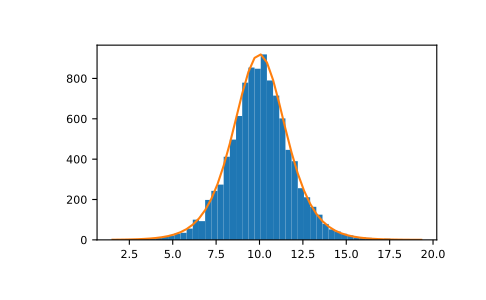

The script that drew this image:
# Draw samples from the distribution:

loc, scale = 10, 1
s = np.random.default_rng().logistic(loc, scale, 10000)
import matplotlib.pyplot as plt
count, bins, ignored = plt.hist(s, bins=50)

# #   plot against distribution

def logist(x, loc, scale):
    return np.exp((loc-x)/scale)/(scale*(1+np.exp((loc-x)/scale))**2)
lgst_val = logist(bins, loc, scale)
plt.plot(bins, lgst_val * count.max() / lgst_val.max())
plt.show()
